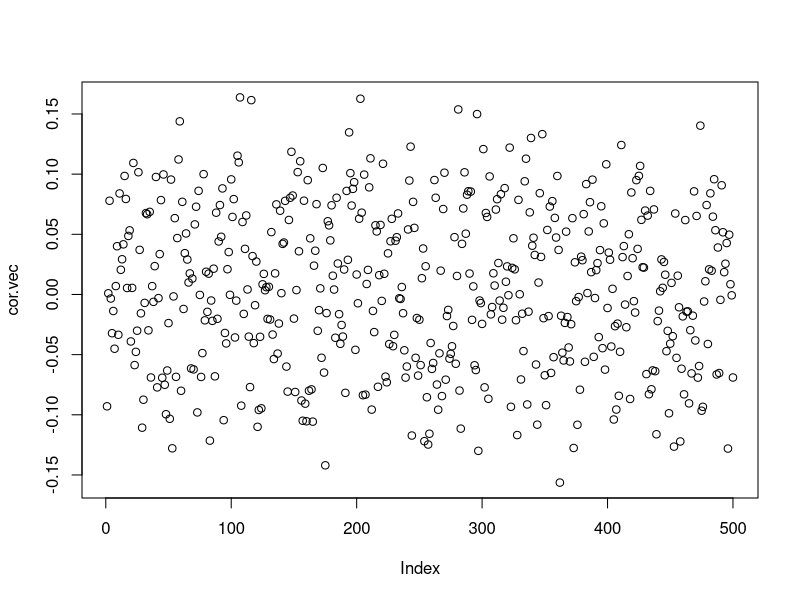
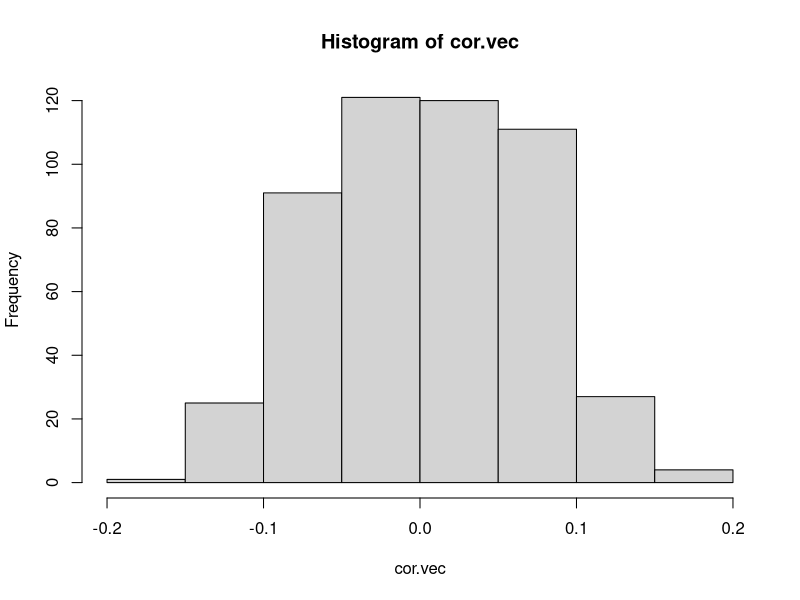
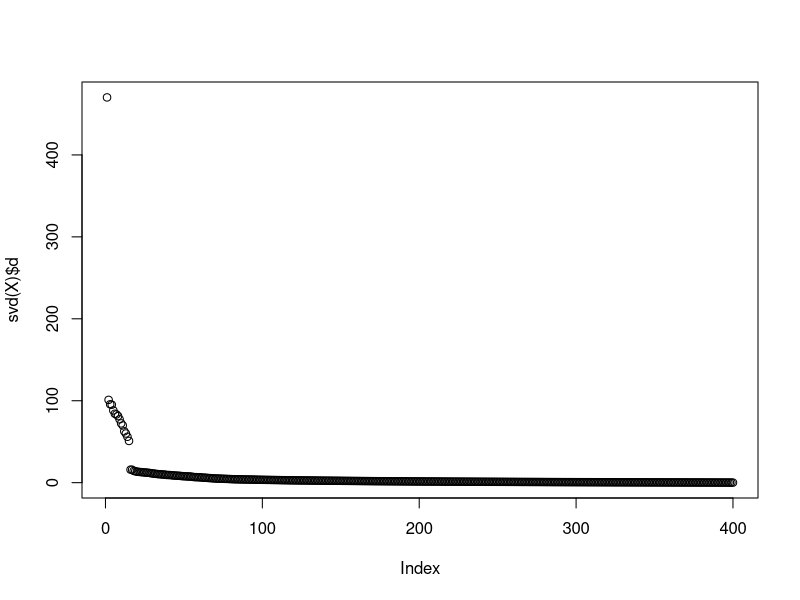

Write R code to recreate these figures, in order.
# same function as below: linear interpolation between t and abs(t)
nlX <- function(al, t){(1-al)*t+al*abs(t)}

# function to induce nonlinearity in H->Y
# linear interpolation between t and abs(t)
nlY <- function(bet, t){(1-bet)*t+bet*abs(t)}


# fix n = 400, p = 500

q <- 5
n <-  400
p <- 500


Gamma <- matrix(runif(q*p, min = -1, max = 1), nrow=q)
psi <- runif(q, min = 0, max = 2)
H <- matrix(rnorm(n*q), nrow = n)
E <- matrix(rnorm(n*p), nrow = n)
e <- 0.5*rnorm(n)

al <- 1
bet <- 0

X <- nlX(al, H %*% Gamma)
Y <- nlY(bet, H %*% psi)

cor.vec <- apply(X, 2, fun <- function(v){cor(v, Y)})

plot(cor.vec)
hist(cor.vec)

plot(svd(X)$d)

